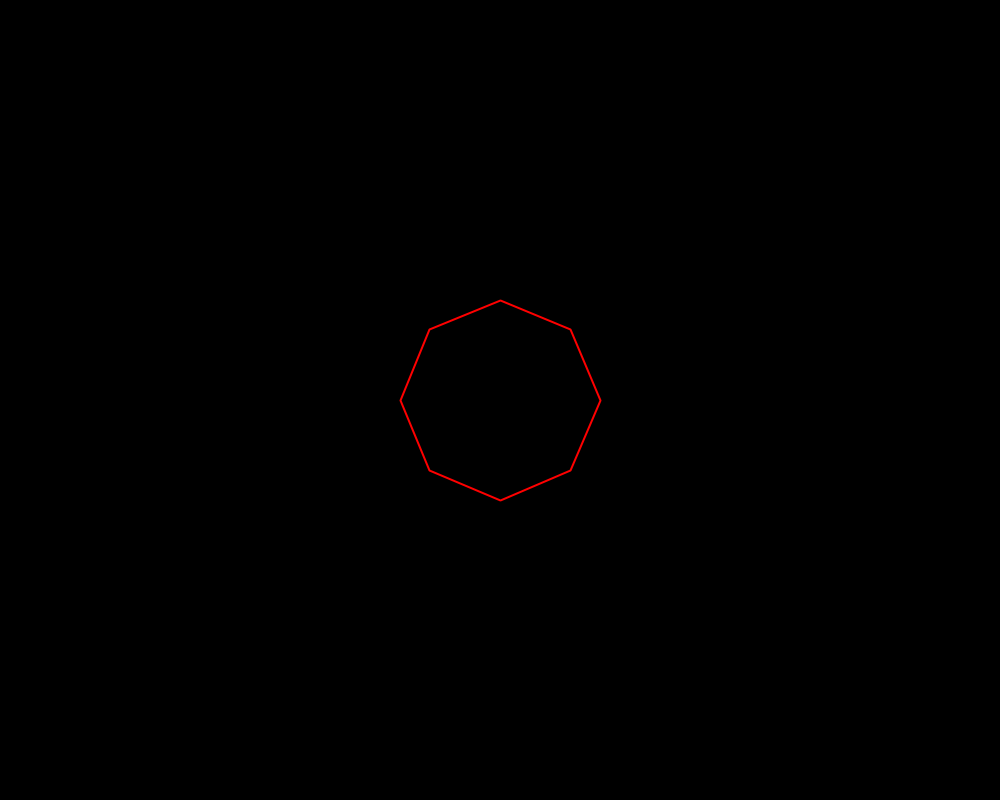
Frame 1 (no input)
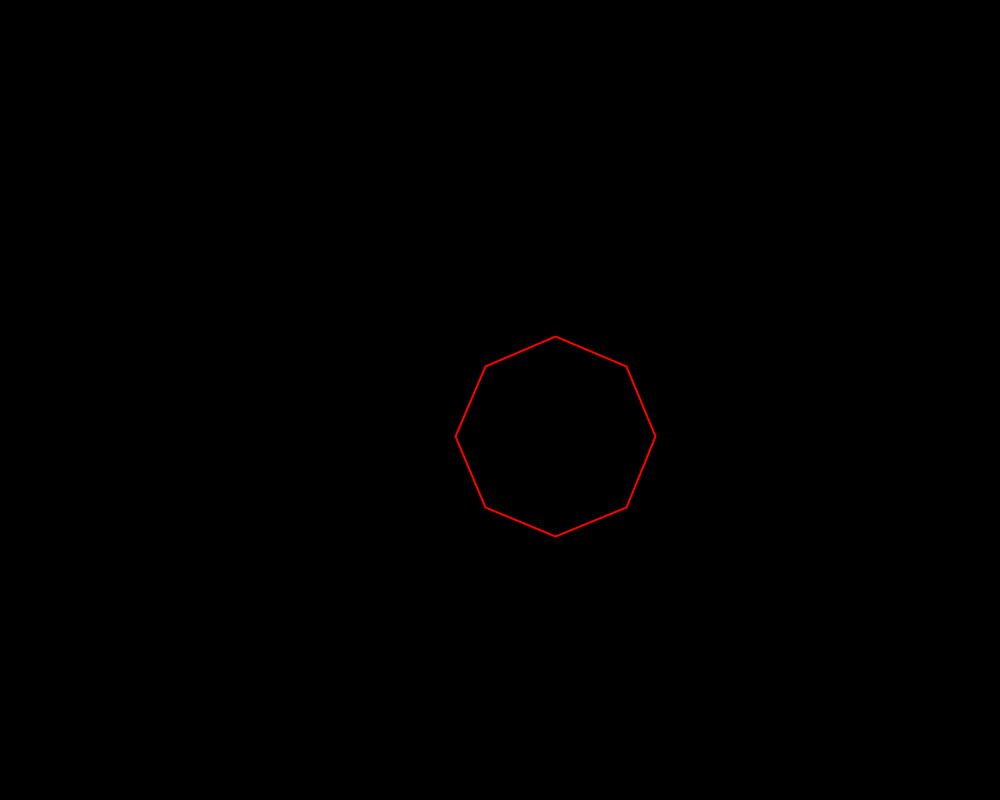
Frame 60 (the mouse pressed at the canvas centre just before this capture)
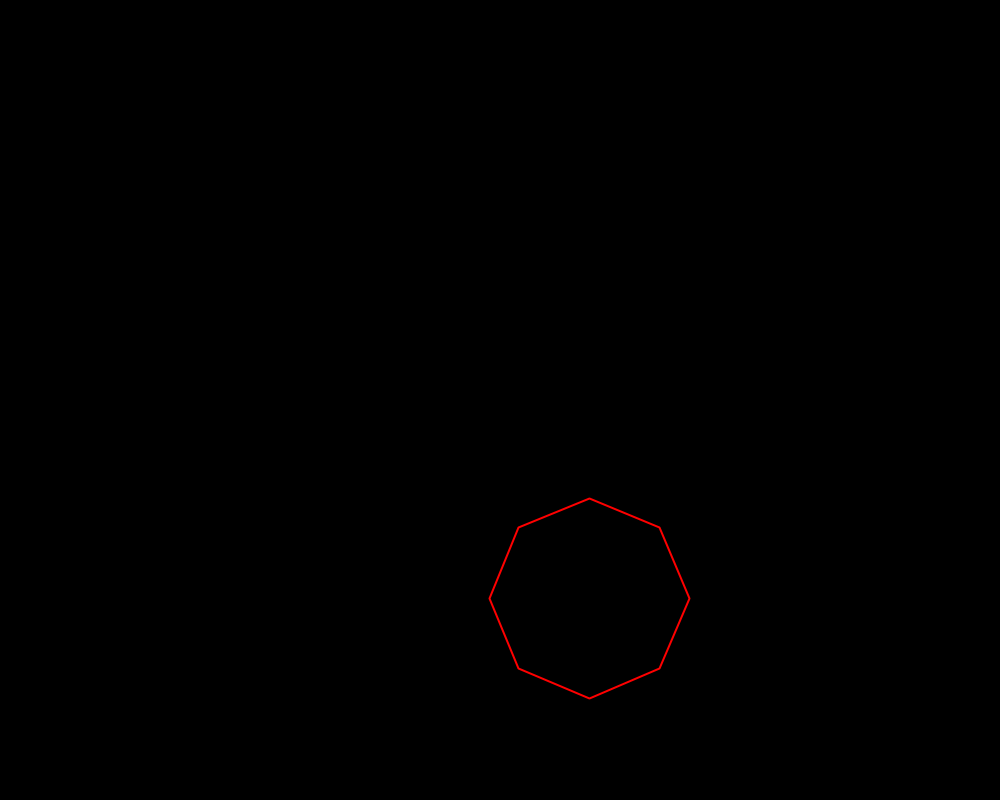
Frame 120 (the mouse held since frame 60 and released just before this capture)

The Processing sketch that drew these frames (run headless with seeded random() and noise(); from frame 60 on, the mouse is pressed at the canvas centre):

// Processing sketch: poly2_with_physics
// ── poly2_with_physics.pde
float x, y, radius;
float speedX, speedY;
float gravity = 0.5;
//causes speed to drop after hitting wall
float damping = .97;
float friction= .5;

void setup(){
  size(1000, 800);
  x = width/2;
  y = height/2;
  speedX = 1.2;
  speedY = 2.1;
  radius = 50;
}

void draw(){
  background(0);
  polygon(x, y, radius, 8, 2, color(255,0,0));
  x += speedX;
  y += speedY;
  speedY += gravity;
  checkCol();
}
  
void checkCol(){
  //subtracting radius brings collision point out the length of the square
  //setting x and y in if prevents shape from going past screen
  if (x > width - radius){
    x = width - radius;
    speedX = -1 * speedX;
  }
  if (x < radius){
    x = radius;
    speedX = -1 * speedX;
  }
  if (y >= height - radius){
    y = height - radius;
    speedY = -1 * speedY;
    speedY *= damping;
    speedX *= friction;
  }
  if (y < radius){
    y = radius;
    speedY = -1 * speedY;
  }
}
// ── polygon.pde
void polygon(float x, float y, float radius, int sides, float strokeWt, color strokeCol){
  float theta = 0;
  strokeWeight(strokeWt);
  float rotAmount = TWO_PI / sides;
  stroke(strokeCol);
  noFill();
  beginShape();
  float x2 = 0, y2 = 0;
  for(int i = 0; i < sides; i+= 1){
    x2 = x + cos(theta)*radius*2;
    y2 = y + sin(theta)*radius*2;
    vertex(x2, y2);
    theta += rotAmount;
  }
  endShape(CLOSE);
}
